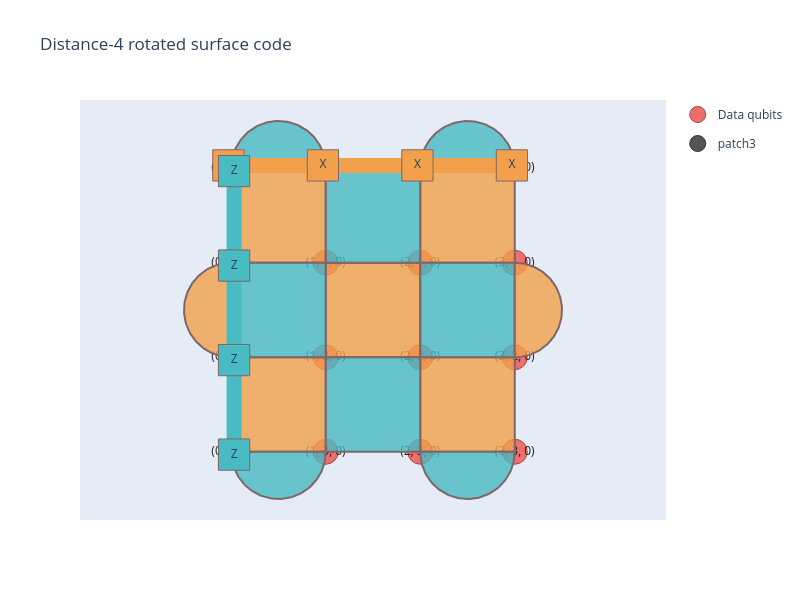

Here is the notebook cell this chart was saved with:
### Markdown cell above
## 1. The surface-code memory experiment

A **memory experiment** asks whether an encoded qubit retains its information over time. We initialize the data qubits, measure the surface-code checks over one or more rounds, and finally measure a logical operator to see whether the stored value survived.

We first define a square **lattice**. Each qubit has coordinates `(x, y, b)`, where `b=0` denotes data and `b=1` denotes an ancilla. In our figures, $x$ increases to the right and $y$ increases upward, so $y=0$ is drawn at the bottom.

We use Loom’s `RotatedSurfaceCode.create` to define a rotated surface-code patch: its data qubits, $X$ and $Z$ stabilizers, logical operators, and check-measurement circuits. In our figures, we label data qubit `(x,y,0)` as $q=x+dy$. Orange faces represent $X$ checks; teal faces represent $Z$ checks.

By default, `x_boundary="horizontal"`, giving a horizontal logical $X$ and vertical logical $Z$. `weight_2_stab_is_first_row` chooses whether the first two-qubit boundary check starts at row $y=0$. This also sets the checkerboard pattern: with the default horizontal boundary, the four-qubit face at $(0,0)$ is a $Z$ check when the setting is `True`, and an $X$ check when it is `False`.

The distance-three diagram below illustrates the boundary choice. The code cell that follows uses distance four.

![Distance-three comparison of the boundary-check placement](attachment:image.png)

### Code cell
from loom.eka import Lattice
from loom_rotated_surface_code.code_factory import RotatedSurfaceCode
import loom.visualizer as vis

d = 4
lattice = Lattice.square_2d((d + 1, d + 1))
patch = RotatedSurfaceCode.create(
    d, d,
    lattice,
    unique_label="patch3",
    weight_2_stab_is_first_row=False, 
    # weight_4_x_schedule=FourBodySchedule.N,

)

print(f'Number of data qubits d^2: {len(patch.data_qubits)}')
print(f'Number of stabilizers d^2-1: {len(patch.stabilizers)}')

plot = vis.StabilizerPlot(
    lattice,
    title=f"Distance-{d} rotated surface code",
)
plot.add_dqubit_traces(
    [q in patch.data_qubits for q in lattice.all_qubits()]
)
plot.plot_blocks([patch], plot_logical_operators=True)
plot.show()

### Figure 1 — Plotly figure (JSON) as saved in the notebook; plotly's stock layout.template omitted (floating-point values rounded to 4 significant figures)
{"data": [{"legendgroup": "data_qubits", "marker": {"color": "#ec6f6d", "line": {"color": "#9f4b49", "width": 1}, "size": 25}, "mode": "markers", "name": "Data qubits", "showlegend": true, "type": "scatter", "x": [null], "y": [null]}, {"hoverinfo": "text", "legendgroup": "data_qubits", "marker": {"color": "rgba(236,111,109,1)", "line": {"color": "#9f4b49", "width": 1}, "size": 25}, "mode": "markers+text", "showlegend": false, "text": "(0, 0, 0)", "textfont": {"color": "#222222"}, "textposition": "middle center", "type": "scatter", "x": [0], "y": [0]}, {"hoverinfo": "text", "legendgroup": "data_qubits", "marker": {"color": "rgba(236,111,109,1)", "line": {"color": "#9f4b49", "width": 1}, "size": 25}, "mode": "markers+text", "showlegend": false, "text": "(0, 1, 0)", "textfont": {"color": "#222222"}, "textposition": "middle center", "type": "scatter", "x": [0], "y": [1]}, {"hoverinfo": "text", "legendgroup": "data_qubits", "marker": {"color": "rgba(236,111,109,1)", "line": {"color": "#9f4b49", "width": 1}, "size": 25}, "mode": "markers+text", "showlegend": false, "text": "(0, 2, 0)", "textfont": {"color": "#222222"}, "textposition": "middle center", "type": "scatter", "x": [0], "y": [2]}, {"hoverinfo": "text", "legendgroup": "data_qubits", "marker": {"color": "rgba(236,111,109,1)", "line": {"color": "#9f4b49", "width": 1}, "size": 25}, "mode": "markers+text", "showlegend": false, "text": "(0, 3, 0)", "textfont": {"color": "#222222"}, "textposition": "middle center", "type": "scatter", "x": [0], "y": [3]}, {"hoverinfo": "text", "legendgroup": "data_qubits", "marker": {"color": "rgba(236,111,109,1)", "line": {"color": "#9f4b49", "width": 1}, "size": 25}, "mode": "markers+text", "showlegend": false, "text": "(1, 0, 0)", "textfont": {"color": "#222222"}, "textposition": "middle center", "type": "scatter", "x": [1], "y": [0]}, {"hoverinfo": "text", "legendgroup": "data_qubits", "marker": {"color": "rgba(236,111,109,1)", "line": {"color": "#9f4b49", "width": 1}, "size": 25}, "mode": "markers+text", "showlegend": false, "text": "(1, 1, 0)", "textfont": {"color": "#222222"}, "textposition": "middle center", "type": "scatter", "x": [1], "y": [1]}, {"hoverinfo": "text", "legendgroup": "data_qubits", "marker": {"color": "rgba(236,111,109,1)", "line": {"color": "#9f4b49", "width": 1}, "size": 25}, "mode": "markers+text", "showlegend": false, "text": "(1, 2, 0)", "textfont": {"color": "#222222"}, "textposition": "middle center", "type": "scatter", "x": [1], "y": [2]}, {"hoverinfo": "text", "legendgroup": "data_qubits", "marker": {"color": "rgba(236,111,109,1)", "line": {"color": "#9f4b49", "width": 1}, "size": 25}, "mode": "markers+text", "showlegend": false, "text": "(1, 3, 0)", "textfont": {"color": "#222222"}, "textposition": "middle center", "type": "scatter", "x": [1], "y": [3]}, {"hoverinfo": "text", "legendgroup": "data_qubits", "marker": {"color": "rgba(236,111,109,1)", "line": {"color": "#9f4b49", "width": 1}, "size": 25}, "mode": "markers+text", "showlegend": false, "text": "(2, 0, 0)", "textfont": {"color": "#222222"}, "textposition": "middle center", "type": "scatter", "x": [2], "y": [0]}, {"hoverinfo": "text", "legendgroup": "data_qubits", "marker": {"color": "rgba(236,111,109,1)", "line": {"color": "#9f4b49", "width": 1}, "size": 25}, "mode": "markers+text", "showlegend": false, "text": "(2, 1, 0)", "textfont": {"color": "#222222"}, "textposition": "middle center", "type": "scatter", "x": [2], "y": [1]}, {"hoverinfo": "text", "legendgroup": "data_qubits", "marker": {"color": "rgba(236,111,109,1)", "line": {"color": "#9f4b49", "width": 1}, "size": 25}, "mode": "markers+text", "showlegend": false, "text": "(2, 2, 0)", "textfont": {"color": "#222222"}, "textposition": "middle center", "type": "scatter", "x": [2], "y": [2]}, {"hoverinfo": "text", "legendgroup": "data_qubits", "marker": {"color": "rgba(236,111,109,1)", "line": {"color": "#9f4b49", "width": 1}, "size": 25}, "mode": "markers+text", "showlegend": false, "text": "(2, 3, 0)", "textfont": {"color": "#222222"}, "textposition": "middle center", "type": "scatter", "x": [2], "y": [3]}, {"hoverinfo": "text", "legendgroup": "data_qubits", "marker": {"color": "rgba(236,111,109,1)", "line": {"color": "#9f4b49", "width": 1}, "size": 25}, "mode": "markers+text", "showlegend": false, "text": "(3, 0, 0)", "textfont": {"color": "#222222"}, "textposition": "middle center", "type": "scatter", "x": [3], "y": [0]}, {"hoverinfo": "text", "legendgroup": "data_qubits", "marker": {"color": "rgba(236,111,109,1)", "line": {"color": "#9f4b49", "width": 1}, "size": 25}, "mode": "markers+text", "showlegend": false, "text": "(3, 1, 0)", "textfont": {"color": "#222222"}, "textposition": "middle center", "type": "scatter", "x": [3], "y": [1]}, {"hoverinfo": "text", "legendgroup": "data_qubits", "marker": {"color": "rgba(236,111,109,1)", "line": {"color": "#9f4b49", "width": 1}, "size": 25}, "mode": "markers+text", "showlegend": false, "text": "(3, 2, 0)", "textfont": {"color": "#222222"}, "textposition": "middle center", "type": "scatter", "x": [3], "y": [2]}, {"hoverinfo": "text", "legendgroup": "data_qubits", "marker": {"color": "rgba(236,111,109,1)", "line": {"color": "#9f4b49", "width": 1}, "size": 25}, "mode": "markers+text", "showlegend": false, "text": "(3, 3, 0)", "textfont": {"color": "#222222"}, "textposition": "middle center", "type": "scatter", "x": [3], "y": [3]}, {"legendgroup": "block_patch3", "marker": {"color": "#555555", "line": {"color": "#333333", "width": 1}, "size": 25}, "mode": "markers", "name": "patch3", "showlegend": true, "type": "scatter", "x": [null], "y": [null]}, {"fill": "toself", "fillcolor": "rgba(242,160,76,0.8)", "hoverinfo": "text", "legendgroup": "block_patch3", "line": {"color": "#7f6668"}, "mode": "lines", "name": "X<sub>(1, 0, 0)</sub>X<sub>(1, 1, 0)</sub>X<sub>(0, 0, 0)</sub>X<sub>(0, 1, 0)</sub>", "showlegend": false, "text": "X<sub>(1, 0, 0)</sub>X<sub>(1, 1, 0)</sub>X<sub>(0, 0, 0)</sub>X<sub>(0, 1, 0)</sub>", "type": "scatter", "x": [0, 1, 1, 0, 0], "y": [0, 0, 1, 1, 0]}, {"fill": "toself", "fillcolor": "rgba(242,160,76,0.8)", "hoverinfo": "text", "legendgroup": "block_patch3", "line": {"color": "#7f6668"}, "mode": "lines", "name": "X<sub>(1, 2, 0)</sub>X<sub>(1, 3, 0)</sub>X<sub>(0, 2, 0)</sub>X<sub>(0, 3, 0)</sub>", "showlegend": false, "text": "X<sub>(1, 2, 0)</sub>X<sub>(1, 3, 0)</sub>X<sub>(0, 2, 0)</sub>X<sub>(0, 3, 0)</sub>", "type": "scatter", "x": [0, 1, 1, 0, 0], "y": [2, 2, 3, 3, 2]}, {"fill": "toself", "fillcolor": "rgba(242,160,76,0.8)", "hoverinfo": "text", "legendgroup": "block_patch3", "line": {"color": "#7f6668"}, "mode": "lines", "name": "X<sub>(2, 1, 0)</sub>X<sub>(2, 2, 0)</sub>X<sub>(1, 1, 0)</sub>X<sub>(1, 2, 0)</sub>", "showlegend": false, "text": "X<sub>(2, 1, 0)</sub>X<sub>(2, 2, 0)</sub>X<sub>(1, 1, 0)</sub>X<sub>(1, 2, 0)</sub>", "type": "scatter", "x": [1, 2, 2, 1, 1], "y": [1, 1, 2, 2, 1]}, {"fill": "toself", "fillcolor": "rgba(242,160,76,0.8)", "hoverinfo": "text", "legendgroup": "block_patch3", "line": {"color": "#7f6668"}, "mode": "lines", "name": "X<sub>(3, 0, 0)</sub>X<sub>(3, 1, 0)</sub>X<sub>(2, 0, 0)</sub>X<sub>(2, 1, 0)</sub>", "showlegend": false, "text": "X<sub>(3, 0, 0)</sub>X<sub>(3, 1, 0)</sub>X<sub>(2, 0, 0)</sub>X<sub>(2, 1, 0)</sub>", "type": "scatter", "x": [2, 3, 3, 2, 2], "y": [0, 0, 1, 1, 0]}, {"fill": "toself", "fillcolor": "rgba(242,160,76,0.8)", "hoverinfo": "text", "legendgroup": "block_patch3", "line": {"color": "#7f6668"}, "mode": "lines", "name": "X<sub>(3, 2, 0)</sub>X<sub>(3, 3, 0)</sub>X<sub>(2, 2, 0)</sub>X<sub>(2, 3, 0)</sub>", "showlegend": false, "text": "X<sub>(3, 2, 0)</sub>X<sub>(3, 3, 0)</sub>X<sub>(2, 2, 0)</sub>X<sub>(2, 3, 0)</sub>", "type": "scatter", "x": [2, 3, 3, 2, 2], "y": [2, 2, 3, 3, 2]}, {"fill": "toself", "fillcolor": "rgba(73,187,194,0.8)", "hoverinfo": "text", "legendgroup": "block_patch3", "line": {"color": "#7f6668"}, "mode": "lines", "name": "Z<sub>(1, 1, 0)</sub>Z<sub>(0, 1, 0)</sub>Z<sub>(1, 2, 0)</sub>Z<sub>(0, 2, 0)</sub>", "showlegend": false, "text": "Z<sub>(1, 1, 0)</sub>Z<sub>(0, 1, 0)</sub>Z<sub>(1, 2, 0)</sub>Z<sub>(0, 2, 0)</sub>", "type": "scatter", "x": [0, 1, 1, 0, 0], "y": [1, 1, 2, 2, 1]}, {"fill": "toself", "fillcolor": "rgba(73,187,194,0.8)", "hoverinfo": "text", "legendgroup": "block_patch3", "line": {"color": "#7f6668"}, "mode": "lines", "name": "Z<sub>(2, 0, 0)</sub>Z<sub>(1, 0, 0)</sub>Z<sub>(2, 1, 0)</sub>Z<sub>(1, 1, 0)</sub>", "showlegend": false, "text": "Z<sub>(2, 0, 0)</sub>Z<sub>(1, 0, 0)</sub>Z<sub>(2, 1, 0)</sub>Z<sub>(1, 1, 0)</sub>", "type": "scatter", "x": [1, 2, 2, 1, 1], "y": [0, 0, 1, 1, 0]}, {"fill": "toself", "fillcolor": "rgba(73,187,194,0.8)", "hoverinfo": "text", "legendgroup": "block_patch3", "line": {"color": "#7f6668"}, "mode": "lines", "name": "Z<sub>(2, 2, 0)</sub>Z<sub>(1, 2, 0)</sub>Z<sub>(2, 3, 0)</sub>Z<sub>(1, 3, 0)</sub>", "showlegend": false, "text": "Z<sub>(2, 2, 0)</sub>Z<sub>(1, 2, 0)</sub>Z<sub>(2, 3, 0)</sub>Z<sub>(1, 3, 0)</sub>", "type": "scatter", "x": [1, 2, 2, 1, 1], "y": [2, 2, 3, 3, 2]}, {"fill": "toself", "fillcolor": "rgba(73,187,194,0.8)", "hoverinfo": "text", "legendgroup": "block_patch3", "line": {"color": "#7f6668"}, "mode": "lines", "name": "Z<sub>(3, 1, 0)</sub>Z<sub>(2, 1, 0)</sub>Z<sub>(3, 2, 0)</sub>Z<sub>(2, 2, 0)</sub>", "showlegend": false, "text": "Z<sub>(3, 1, 0)</sub>Z<sub>(2, 1, 0)</sub>Z<sub>(3, 2, 0)</sub>Z<sub>(2, 2, 0)</sub>", "type": "scatter", "x": [2, 3, 3, 2, 2], "y": [1, 1, 2, 2, 1]}, {"fill": "toself", "fillcolor": "rgba(242,160,76,0.8)", "hoverinfo": "text", "legendgroup": "block_patch3", "line": {"color": "#7f6668"}, "mode": "lines", "name": "X<sub>(0, 1, 0)</sub>X<sub>(0, 2, 0)</sub>", "showlegend": false, "text": "X<sub>(0, 1, 0)</sub>X<sub>(0, 2, 0)</sub>", "type": "scatter", "x": [-9.185e-17, -0.01586, -0.03171, -0.04753, -0.0633, -0.079, -0.09463, -0.1102, -0.1256, -0.1409, -0.156, -0.171, -0.1858, -0.2005, -0.2149, -0.2291, -0.2431, -0.2568, -0.2703, -0.2835, -0.2965, -0.3091, -0.3214, -0.3334, -0.345, -0.3563, -0.3673, -0.3779, -0.3881, -0.3979, -0.4073, -0.4163, -0.4249, -0.433, -0.4407, -0.448, -0.4548, -0.4612, -0.4671, -0.4725, -0.4775, -0.4819, -0.4859, -0.4894, -0.4924, -0.4949, -0.4969, -0.4984, -0.4994, -0.4999, -0.4999, -0.4994, -0.4984, -0.4969, -0.4949, -0.4924, -0.4894, -0.4859, -0.4819, -0.4775, -0.4725, -0.4671, -0.4612, -0.4548, -0.448, -0.4407, -0.433, -0.4249, -0.4163, -0.4073, -0.3979, -0.3881, -0.3779, -0.3673, -0.3563, -0.345, -0.3334, -0.3214, -0.3091, -0.2965, -0.2835, -0.2703, -0.2568, -0.2431, -0.2291, -0.2149, -0.2005, -0.1858, -0.171, -0.156, -0.1409, -0.1256, -0.1102, -0.09463, -0.079, -0.0633, -0.04753, -0.03171, -0.01586, 3.062e-17, -9.185e-17], "y": [2.0, 2.0, 1.999, 1.998, 1.996, 1.994, 1.991, 1.988, 1.984, 1.98, 1.975, 1.97, 1.964, 1.958, 1.951, 1.944, 1.937, 1.929, 1.921, 1.912, 1.903, 1.893, 1.883, 1.873, 1.862, 1.851, 1.839, 1.827, 1.815, 1.803, 1.79, 1.777, 1.764, 1.75, 1.736, 1.722, 1.708, 1.693, 1.678, 1.664, 1.648, 1.633, 1.618, 1.602, 1.587, 1.571, 1.555, 1.54, 1.524, 1.508, 1.492, 1.476, 1.46, 1.445, 1.429, 1.413, 1.398, 1.382, 1.367, 1.352, 1.336, 1.322, 1.307, 1.292, 1.278, 1.264, 1.25, 1.236, 1.223, 1.21, 1.197, 1.185, 1.173, 1.161, 1.149, 1.138, 1.127, 1.117, 1.107, 1.097, 1.088, 1.079, 1.071, 1.063, 1.056, 1.049, 1.042, 1.036, 1.03, 1.025, 1.02, 1.016, 1.012, 1.009, 1.006, 1.004, 1.002, 1.001, 1.0, 1.0, 2.0]}, {"fill": "toself", "fillcolor": "rgba(242,160,76,0.8)", "hoverinfo": "text", "legendgroup": "block_patch3", "line": {"color": "#7f6668"}, "mode": "lines", "name": "X<sub>(3, 1, 0)</sub>X<sub>(3, 2, 0)</sub>", "showlegend": false, "text": "X<sub>(3, 1, 0)</sub>X<sub>(3, 2, 0)</sub>", "type": "scatter", "x": [3.0, 3.016, 3.032, 3.048, 3.063, 3.079, 3.095, 3.11, 3.126, 3.141, 3.156, 3.171, 3.186, 3.2, 3.215, 3.229, 3.243, 3.257, 3.27, 3.284, 3.296, 3.309, 3.321, 3.333, 3.345, 3.356, 3.367, 3.378, 3.388, 3.398, 3.407, 3.416, 3.425, 3.433, 3.441, 3.448, 3.455, 3.461, 3.467, 3.473, 3.477, 3.482, 3.486, 3.489, 3.492, 3.495, 3.497, 3.498, 3.499, 3.5, 3.5, 3.499, 3.498, 3.497, 3.495, 3.492, 3.489, 3.486, 3.482, 3.477, 3.473, 3.467, 3.461, 3.455, 3.448, 3.441, 3.433, 3.425, 3.416, 3.407, 3.398, 3.388, 3.378, 3.367, 3.356, 3.345, 3.333, 3.321, 3.309, 3.296, 3.284, 3.27, 3.257, 3.243, 3.229, 3.215, 3.2, 3.186, 3.171, 3.156, 3.141, 3.126, 3.11, 3.095, 3.079, 3.063, 3.048, 3.032, 3.016, 3.0, 3.0], "y": [1.0, 1.0, 1.001, 1.002, 1.004, 1.006, 1.009, 1.012, 1.016, 1.02, 1.025, 1.03, 1.036, 1.042, 1.049, 1.056, 1.063, 1.071, 1.079, 1.088, 1.097, 1.107, 1.117, 1.127, 1.138, 1.149, 1.161, 1.173, 1.185, 1.197, 1.21, 1.223, 1.236, 1.25, 1.264, 1.278, 1.292, 1.307, 1.322, 1.336, 1.352, 1.367, 1.382, 1.398, 1.413, 1.429, 1.445, 1.46, 1.476, 1.492, 1.508, 1.524, 1.54, 1.555, 1.571, 1.587, 1.602, 1.618, 1.633, 1.648, 1.664, 1.678, 1.693, 1.708, 1.722, 1.736, 1.75, 1.764, 1.777, 1.79, 1.803, 1.815, 1.827, 1.839, 1.851, 1.862, 1.873, 1.883, 1.893, 1.903, 1.912, 1.921, 1.929, 1.937, 1.944, 1.951, 1.958, 1.964, 1.97, 1.975, 1.98, 1.984, 1.988, 1.991, 1.994, 1.996, 1.998, 1.999, 2.0, 2.0, 1.0]}, {"fill": "toself", "fillcolor": "rgba(73,187,194,0.8)", "hoverinfo": "text", "legendgroup": "block_patch3", "line": {"color": "#7f6668"}, "mode": "lines", "name": "Z<sub>(1, 0, 0)</sub>Z<sub>(0, 0, 0)</sub>", "showlegend": false, "text": "Z<sub>(1, 0, 0)</sub>Z<sub>(0, 0, 0)</sub>", "type": "scatter", "x": [0.0, 0.0002517, 0.001007, 0.002264, 0.004023, 0.006281, 0.009036, 0.01229, 0.01603, 0.02025, 0.02496, 0.03015, 0.03582, 0.04195, 0.04854, 0.05558, 0.06308, 0.07101, 0.07937, 0.08816, 0.09736, 0.107, 0.117, 0.1274, 0.1381, 0.1493, 0.1607, 0.1726, 0.1847, 0.1972, 0.21, 0.223, 0.2364, 0.25, 0.2639, 0.278, 0.2923, 0.3068, 0.3216, 0.3365, 0.3515, 0.3668, 0.3821, 0.3976, 0.4132, 0.4288, 0.4446, 0.4604, 0.4762, 0.4921, 0.5079, 0.5238, 0.5396, 0.5554, 0.5712, 0.5868, 0.6024, 0.6179, 0.6332, 0.6485, 0.6635, 0.6784, 0.6932, 0.7077, 0.722, 0.7361, 0.75, 0.7636, 0.777, 0.79, 0.8028, 0.8153, 0.8274, 0.8393, 0.8507, 0.8619, 0.8726, 0.883, 0.893, 0.9026, 0.9118, 0.9206, 0.929, 0.9369, 0.9444, 0.9515, 0.9581, 0.9642, 0.9698, 0.975, 0.9797, 0.984, 0.9877, 0.991, 0.9937, 0.996, 0.9977, 0.999, 0.9997, 1.0, 0.0], "y": [-6.123e-17, -0.01586, -0.03171, -0.04753, -0.0633, -0.079, -0.09463, -0.1102, -0.1256, -0.1409, -0.156, -0.171, -0.1858, -0.2005, -0.2149, -0.2291, -0.2431, -0.2568, -0.2703, -0.2835, -0.2965, -0.3091, -0.3214, -0.3334, -0.345, -0.3563, -0.3673, -0.3779, -0.3881, -0.3979, -0.4073, -0.4163, -0.4249, -0.433, -0.4407, -0.448, -0.4548, -0.4612, -0.4671, -0.4725, -0.4775, -0.4819, -0.4859, -0.4894, -0.4924, -0.4949, -0.4969, -0.4984, -0.4994, -0.4999, -0.4999, -0.4994, -0.4984, -0.4969, -0.4949, -0.4924, -0.4894, -0.4859, -0.4819, -0.4775, -0.4725, -0.4671, -0.4612, -0.4548, -0.448, -0.4407, -0.433, -0.4249, -0.4163, -0.4073, -0.3979, -0.3881, -0.3779, -0.3673, -0.3563, -0.345, -0.3334, -0.3214, -0.3091, -0.2965, -0.2835, -0.2703, -0.2568, -0.2431, -0.2291, -0.2149, -0.2005, -0.1858, -0.171, -0.156, -0.1409, -0.1256, -0.1102, -0.09463, -0.079, -0.0633, -0.04753, -0.03171, -0.01586, 0.0, -6.123e-17]}, {"fill": "toself", "fillcolor": "rgba(73,187,194,0.8)", "hoverinfo": "text", "legendgroup": "block_patch3", "line": {"color": "#7f6668"}, "mode": "lines", "name": "Z<sub>(3, 0, 0)</sub>Z<sub>(2, 0, 0)</sub>", "showlegend": false, "text": "Z<sub>(3, 0, 0)</sub>Z<sub>(2, 0, 0)</sub>", "type": "scatter", "x": [2.0, 2.0, 2.001, 2.002, 2.004, 2.006, 2.009, 2.012, 2.016, 2.02, 2.025, 2.03, 2.036, 2.042, 2.049, 2.056, 2.063, 2.071, 2.079, 2.088, 2.097, 2.107, 2.117, 2.127, 2.138, 2.149, 2.161, 2.173, 2.185, 2.197, 2.21, 2.223, 2.236, 2.25, 2.264, 2.278, 2.292, 2.307, 2.322, 2.336, 2.352, 2.367, 2.382, 2.398, 2.413, 2.429, 2.445, 2.46, 2.476, 2.492, 2.508, 2.524, 2.54, 2.555, 2.571, 2.587, 2.602, 2.618, 2.633, 2.648, 2.664, 2.678, 2.693, 2.708, 2.722, 2.736, 2.75, 2.764, 2.777, 2.79, 2.803, 2.815, 2.827, 2.839, 2.851, 2.862, 2.873, 2.883, 2.893, 2.903, 2.912, 2.921, 2.929, 2.937, 2.944, 2.951, 2.958, 2.964, 2.97, 2.975, 2.98, 2.984, 2.988, 2.991, 2.994, 2.996, 2.998, 2.999, 3.0, 3.0, 2.0], "y": [-6.123e-17, -0.01586, -0.03171, -0.04753, -0.0633, -0.079, -0.09463, -0.1102, -0.1256, -0.1409, -0.156, -0.171, -0.1858, -0.2005, -0.2149, -0.2291, -0.2431, -0.2568, -0.2703, -0.2835, -0.2965, -0.3091, -0.3214, -0.3334, -0.345, -0.3563, -0.3673, -0.3779, -0.3881, -0.3979, -0.4073, -0.4163, -0.4249, -0.433, -0.4407, -0.448, -0.4548, -0.4612, -0.4671, -0.4725, -0.4775, -0.4819, -0.4859, -0.4894, -0.4924, -0.4949, -0.4969, -0.4984, -0.4994, -0.4999, -0.4999, -0.4994, -0.4984, -0.4969, -0.4949, -0.4924, -0.4894, -0.4859, -0.4819, -0.4775, -0.4725, -0.4671, -0.4612, -0.4548, -0.448, -0.4407, -0.433, -0.4249, -0.4163, -0.4073, -0.3979, -0.3881, -0.3779, -0.3673, -0.3563, -0.345, -0.3334, -0.3214, -0.3091, -0.2965, -0.2835, -0.2703, -0.2568, -0.2431, -0.2291, -0.2149, -0.2005, -0.1858, -0.171, -0.156, -0.1409, -0.1256, -0.1102, -0.09463, -0.079, -0.0633, -0.04753, -0.03171, -0.01586, 0.0, -6.123e-17]}, {"fill": "toself", "fillcolor": "rgba(73,187,194,0.8)", "hoverinfo": "text", "legendgroup": "block_patch3", "line": {"color": "#7f6668"}, "mode": "lines", "name": "Z<sub>(1, 3, 0)</sub>Z<sub>(0, 3, 0)</sub>", "showlegend": false, "text": "Z<sub>(1, 3, 0)</sub>Z<sub>(0, 3, 0)</sub>", "type": "scatter", "x": [1.0, 0.9997, 0.999, 0.9977, 0.996, 0.9937, 0.991, 0.9877, 0.984, 0.9797, 0.975, 0.9698, 0.9642, 0.9581, 0.9515, 0.9444, 0.9369, 0.929, 0.9206, 0.9118, 0.9026, 0.893, 0.883, 0.8726, 0.8619, 0.8507, 0.8393, 0.8274, 0.8153, 0.8028, 0.79, 0.777, 0.7636, 0.75, 0.7361, 0.722, 0.7077, 0.6932, 0.6784, 0.6635, 0.6485, 0.6332, 0.6179, 0.6024, 0.5868, 0.5712, 0.5554, 0.5396, 0.5238, 0.5079, 0.4921, 0.4762, 0.4604, 0.4446, 0.4288, 0.4132, 0.3976, 0.3821, 0.3668, 0.3515, 0.3365, 0.3216, 0.3068, 0.2923, 0.278, 0.2639, 0.25, 0.2364, 0.223, 0.21, 0.1972, 0.1847, 0.1726, 0.1607, 0.1493, 0.1381, 0.1274, 0.117, 0.107, 0.09736, 0.08816, 0.07937, 0.07101, 0.06308, 0.05558, 0.04854, 0.04195, 0.03582, 0.03015, 0.02496, 0.02025, 0.01603, 0.01229, 0.009036, 0.006281, 0.004023, 0.002264, 0.001007, 0.0002517, 0.0, 1.0], "y": [3.0, 3.016, 3.032, 3.048, 3.063, 3.079, 3.095, 3.11, 3.126, 3.141, 3.156, 3.171, 3.186, 3.2, 3.215, 3.229, 3.243, 3.257, 3.27, 3.284, 3.296, 3.309, 3.321, 3.333, 3.345, 3.356, 3.367, 3.378, 3.388, 3.398, 3.407, 3.416, 3.425, 3.433, 3.441, 3.448, 3.455, 3.461, 3.467, 3.473, 3.477, 3.482, 3.486, 3.489, 3.492, 3.495, 3.497, 3.498, 3.499, 3.5, 3.5, 3.499, 3.498, 3.497, 3.495, 3.492, 3.489, 3.486, 3.482, 3.477, 3.473, 3.467, 3.461, 3.455, 3.448, 3.441, 3.433, 3.425, 3.416, 3.407, 3.398, 3.388, 3.378, 3.367, 3.356, 3.345, 3.333, 3.321, 3.309, 3.296, 3.284, 3.27, 3.257, 3.243, 3.229, 3.215, 3.2, 3.186, 3.171, 3.156, 3.141, 3.126, 3.11, 3.095, 3.079, 3.063, 3.048, 3.032, 3.016, 3.0, 3.0]}, {"fill": "toself", "fillcolor": "rgba(73,187,194,0.8)", "hoverinfo": "text", "legendgroup": "block_patch3", "line": {"color": "#7f6668"}, "mode": "lines", "name": "Z<sub>(3, 3, 0)</sub>Z<sub>(2, 3, 0)</sub>", "showlegend": false, "text": "Z<sub>(3, 3, 0)</sub>Z<sub>(2, 3, 0)</sub>", "type": "scatter", "x": [3.0, 3.0, 2.999, 2.998, 2.996, 2.994, 2.991, 2.988, 2.984, 2.98, 2.975, 2.97, 2.964, 2.958, 2.951, 2.944, 2.937, 2.929, 2.921, 2.912, 2.903, 2.893, 2.883, 2.873, 2.862, 2.851, 2.839, 2.827, 2.815, 2.803, 2.79, 2.777, 2.764, 2.75, 2.736, 2.722, 2.708, 2.693, 2.678, 2.664, 2.648, 2.633, 2.618, 2.602, 2.587, 2.571, 2.555, 2.54, 2.524, 2.508, 2.492, 2.476, 2.46, 2.445, 2.429, 2.413, 2.398, 2.382, 2.367, 2.352, 2.336, 2.322, 2.307, 2.292, 2.278, 2.264, 2.25, 2.236, 2.223, 2.21, 2.197, 2.185, 2.173, 2.161, 2.149, 2.138, 2.127, 2.117, 2.107, 2.097, 2.088, 2.079, 2.071, 2.063, 2.056, 2.049, 2.042, 2.036, 2.03, 2.025, 2.02, 2.016, 2.012, 2.009, 2.006, 2.004, 2.002, 2.001, 2.0, 2.0, 3.0], "y": [3.0, 3.016, 3.032, 3.048, 3.063, 3.079, 3.095, 3.11, 3.126, 3.141, 3.156, 3.171, 3.186, 3.2, 3.215, 3.229, 3.243, 3.257, 3.27, 3.284, 3.296, 3.309, 3.321, 3.333, 3.345, 3.356, 3.367, 3.378, 3.388, 3.398, 3.407, 3.416, 3.425, 3.433, 3.441, 3.448, 3.455, 3.461, 3.467, 3.473, 3.477, 3.482, 3.486, 3.489, 3.492, 3.495, 3.497, 3.498, 3.499, 3.5, 3.5, 3.499, 3.498, 3.497, 3.495, 3.492, 3.489, 3.486, 3.482, 3.477, 3.473, 3.467, 3.461, 3.455, 3.448, 3.441, 3.433, 3.425, 3.416, 3.407, 3.398, 3.388, 3.378, 3.367, 3.356, 3.345, 3.333, 3.321, 3.309, 3.296, 3.284, 3.27, 3.257, 3.243, 3.229, 3.215, 3.2, 3.186, 3.171, 3.156, 3.141, 3.126, 3.11, 3.095, 3.079, 3.063, 3.048, 3.032, 3.016, 3.0, 3.0]}, {"hoverinfo": "text", "legendgroup": "block_patch3", "line": {"color": "#f2a04c", "width": 15}, "mode": "lines", "showlegend": false, "type": "scatter", "x": [-0.03, 0.97, 1.97, 2.97], "y": [-0.03, -0.03, -0.03, -0.03]}, {"hoverinfo": "text", "hovertemplate": "X(0, 0, 0)", "legendgroup": "block_patch3", "marker": {"color": "#f2a04c", "line": {"color": "#7f6668", "width": 1}, "size": 31.25, "symbol": "square"}, "mode": "markers+text", "name": "X<sub>(0, 0, 0)</sub>X<sub>(1, 0, 0)</sub>X<sub>(2, 0, 0)</sub>X<sub>(3, 0, 0)</sub>", "showlegend": false, "text": "X", "textposition": "middle center", "type": "scatter", "x": [-0.03], "y": [-0.03]}, {"hoverinfo": "text", "hovertemplate": "X(1, 0, 0)", "legendgroup": "block_patch3", "marker": {"color": "#f2a04c", "line": {"color": "#7f6668", "width": 1}, "size": 31.25, "symbol": "square"}, "mode": "markers+text", "name": "X<sub>(0, 0, 0)</sub>X<sub>(1, 0, 0)</sub>X<sub>(2, 0, 0)</sub>X<sub>(3, 0, 0)</sub>", "showlegend": false, "text": "X", "textposition": "middle center", "type": "scatter", "x": [0.97], "y": [-0.03]}, {"hoverinfo": "text", "hovertemplate": "X(2, 0, 0)", "legendgroup": "block_patch3", "marker": {"color": "#f2a04c", "line": {"color": "#7f6668", "width": 1}, "size": 31.25, "symbol": "square"}, "mode": "markers+text", "name": "X<sub>(0, 0, 0)</sub>X<sub>(1, 0, 0)</sub>X<sub>(2, 0, 0)</sub>X<sub>(3, 0, 0)</sub>", "showlegend": false, "text": "X", "textposition": "middle center", "type": "scatter", "x": [1.97], "y": [-0.03]}, {"hoverinfo": "text", "hovertemplate": "X(3, 0, 0)", "legendgroup": "block_patch3", "marker": {"color": "#f2a04c", "line": {"color": "#7f6668", "width": 1}, "size": 31.25, "symbol": "square"}, "mode": "markers+text", "name": "X<sub>(0, 0, 0)</sub>X<sub>(1, 0, 0)</sub>X<sub>(2, 0, 0)</sub>X<sub>(3, 0, 0)</sub>", "showlegend": false, "text": "X", "textposition": "middle center", "type": "scatter", "x": [2.97], "y": [-0.03]}, {"hoverinfo": "text", "legendgroup": "block_patch3", "line": {"color": "#49bbc2", "width": 15}, "mode": "lines", "showlegend": false, "type": "scatter", "x": [0.03, 0.03, 0.03, 0.03], "y": [0.03, 1.03, 2.03, 3.03]}, {"hoverinfo": "text", "hovertemplate": "Z(0, 0, 0)", "legendgroup": "block_patch3", "marker": {"color": "#49bbc2", "line": {"color": "#7f6668", "width": 1}, "size": 31.25, "symbol": "square"}, "mode": "markers+text", "name": "Z<sub>(0, 0, 0)</sub>Z<sub>(0, 1, 0)</sub>Z<sub>(0, 2, 0)</sub>Z<sub>(0, 3, 0)</sub>", "showlegend": false, "text": "Z", "textposition": "middle center", "type": "scatter", "x": [0.03], "y": [0.03]}, {"hoverinfo": "text", "hovertemplate": "Z(0, 1, 0)", "legendgroup": "block_patch3", "marker": {"color": "#49bbc2", "line": {"color": "#7f6668", "width": 1}, "size": 31.25, "symbol": "square"}, "mode": "markers+text", "name": "Z<sub>(0, 0, 0)</sub>Z<sub>(0, 1, 0)</sub>Z<sub>(0, 2, 0)</sub>Z<sub>(0, 3, 0)</sub>", "showlegend": false, "text": "Z", "textposition": "middle center", "type": "scatter", "x": [0.03], "y": [1.03]}, {"hoverinfo": "text", "hovertemplate": "Z(0, 2, 0)", "legendgroup": "block_patch3", "marker": {"color": "#49bbc2", "line": {"color": "#7f6668", "width": 1}, "size": 31.25, "symbol": "square"}, "mode": "markers+text", "name": "Z<sub>(0, 0, 0)</sub>Z<sub>(0, 1, 0)</sub>Z<sub>(0, 2, 0)</sub>Z<sub>(0, 3, 0)</sub>", "showlegend": false, "text": "Z", "textposition": "middle center", "type": "scatter", "x": [0.03], "y": [2.03]}, {"hoverinfo": "text", "hovertemplate": "Z(0, 3, 0)", "legendgroup": "block_patch3", "marker": {"color": "#49bbc2", "line": {"color": "#7f6668", "width": 1}, "size": 31.25, "symbol": "square"}, "mode": "markers+text", "name": "Z<sub>(0, 0, 0)</sub>Z<sub>(0, 1, 0)</sub>Z<sub>(0, 2, 0)</sub>Z<sub>(0, 3, 0)</sub>", "showlegend": false, "text": "Z", "textposition": "middle center", "type": "scatter", "x": [0.03], "y": [3.03]}], "layout": {"height": 600, "hoverdistance": 1, "showlegend": true, "title": {"text": "Distance-4 rotated surface code"}, "width": 800, "xaxis": {"anchor": "y", "domain": [0, 1], "showgrid": false, "title": {"text": "X-axis"}, "visible": false, "zeroline": false}, "yaxis": {"anchor": "x", "autorange": "reversed", "domain": [0, 1], "scaleanchor": "x", "scaleratio": 1, "showgrid": false, "title": {"text": "Y-axis"}, "visible": false}}}
